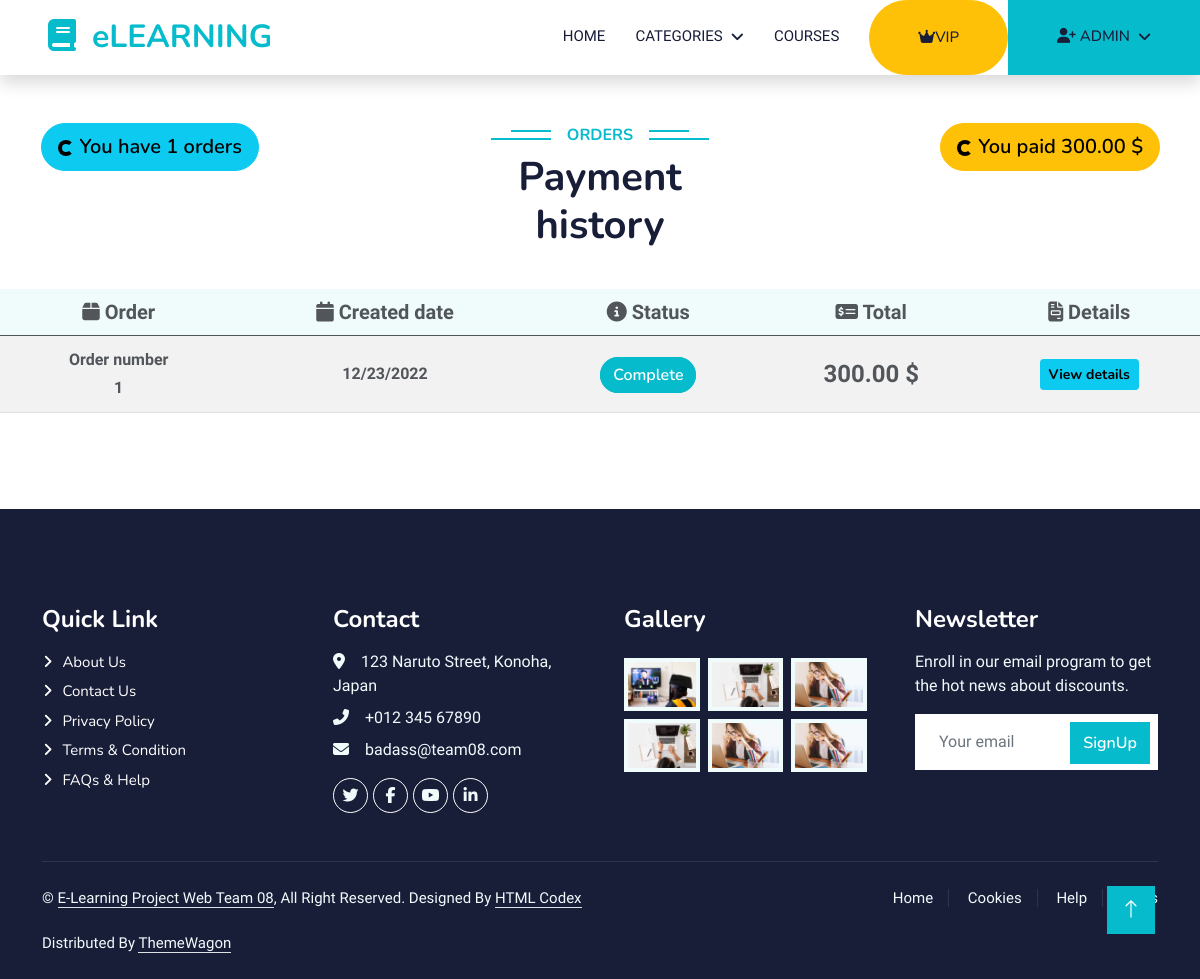
Screenshot of /order/payment_history/ (signed in) with the database file from the repository.
### account/models.py (models this page shows, shortened)
class Account(AbstractBaseUser):
    first_name = models.CharField(max_length=255)
    last_name = models.CharField(max_length=255)
    username = models.CharField(max_length=50, unique=True)
    email = models.EmailField(unique=True)
    phone = models.CharField(max_length=255)
    birth_date = models.DateField(null=True, blank=True)
    subscription_expired = models.DateField(null=True, blank=True)
    image = ResizedImageField(
        upload_to="account/profile_pics/", null=True, blank=True, quality=100, default='account/profile_pics/doras.png')
    is_admin = models.BooleanField(default=False)
    is_active = models.BooleanField(default=False)
    is_staff = models.BooleanField(default=False)
    is_superadmin = models.BooleanField(default=False)
    USERNAME_FIELD = 'username'
    REQUIRED_FIELDS = ['email', 'first_name', 'last_name']
    objects = MyAccountManager()
    def full_name(self):
        return self.first_name + " " + self.last_name
    def on_subscription(self):
        if self.subscription_expired and self.subscription_expired > datetime.date.today():
            return True
        else:
            return False

### order/models.py (models this page shows, shortened)
class Order(models.Model):
    PAYMENT_STATUS_PENDING = 'P'
    PAYMENT_STATUS_COMPLETE = 'C'
    PAYMENT_STATUS_FAILED = 'F'
    PAYMENT_STATUS_CHOICES = [
        (PAYMENT_STATUS_PENDING, 'Pending'),
        (PAYMENT_STATUS_COMPLETE, 'Complete'),
        (PAYMENT_STATUS_FAILED, 'Failed')
    ]
    placed_at = models.DateTimeField(auto_now_add=True)
    total = models.DecimalField(max_digits=8, decimal_places=2,
                                validators=[MinValueValidator(0)], blank=True, null=True)
    payment_status = models.CharField(
        max_length=1, choices=PAYMENT_STATUS_CHOICES, default=PAYMENT_STATUS_PENDING)
    user = models.ForeignKey(Account, on_delete=models.CASCADE)
    def get_payment_status(self):
        return self.get_payment_status_display()
    def get_order_details(self):
        return self.orderdetail_set.all()

### order/views.py (the view)
# urls.py: path('payment_history/', views.payment_history, name='payment_history'),
@login_required
def payment_history(request, total_paid=0):
    orders = Order.objects.filter(user=request.user)
    for order in orders:
        total_paid += order.total
    context = {
        'orders': orders,
        'total_paid': total_paid
    }
    return render(request, 'order/payment_history.html', context=context)

### course/context_processors.py (called while the page is built)
def menu_links(request):
    links = Category.objects.all()
    return dict(links=links)

### order/models.py (called while the page is built)
    def get_subscription_type(self):
        return self.get_subscription_type_display() + str(' Subscription')

### templates/order/payment_history.html (shortened to what this page needs)
{% extends 'base.html' %} {% load static %} {% block content %}
<div class="container-fluid py-5">
  <div
    class="text-center wow fadeInUp row justify-content-between"
    data-wow-delay="0.1s"
  >
    <div class="col-md-3">
      <button class="btn btn-info btn-lg rounded-pill">
        <span class="spinner-border spinner-border-sm"></span>
        You have {{orders.count}} orders
      </button>
    </div>
    <div class="col-md-3">
      <h6 class="section-title bg-white text-center text-primary px-3">
        Orders
      </h6>
      <h1 class="mb-4">Payment history</h1>
    </div>
    <div class="col-md-3">
      <button class="btn btn-warning btn-lg rounded-pill">
        <span class="spinner-border spinner-border-sm"></span>
        You paid {{total_paid}} $
      </button>
    </div>
    <table
      class="table table-striped table-responsive align-middle mb-0 bg-white mt-3"
    >
      <thead class="bg-light text-center fs-5">
        <tr>
          <th><i class="fa-solid fa-box"></i> Order</th>
          <th><i class="fa-solid fa-calendar"></i> Created date</th>
          <th><i class="fa-solid fa-circle-info"></i> Status</th>
          <th><i class="fa-solid fa-money-check-dollar"></i> Total</th>
          <th><i class="fa-sharp fa-solid fa-file-invoice"></i> Details</th>
        </tr>
      </thead>
      <tbody class="text-center">
        {% for order in orders %}
        <tr>
          <td>
            <p class="fw-bold m-1">Order number</p>
            <p class="fw-bold m-1">{{forloop.counter}}</p>
          </td>
          <td>
            <p class="fw-semi-bold m-1 fw-5">
              {{order.placed_at|date:"SHORT_DATE_FORMAT"}}
            </p>
          </td>
          <td>
            <span
              class="btn {% if order.get_payment_status == 'Complete' %} btn-primary {% elif order.get_payment_status == 'Pending' %} btn-warning {% else %} btn-danger {% endif %} rounded-pill d-inline m-1"
              >{{order.get_payment_status}}</span
            >
          </td>
          <td class="fw-semi-bold fs-4">{{order.total}} $</td>
          <td>
            <button
              type="button"
              class="btn btn-info btn-rounded btn-sm fw-bold"
              data-mdb-ripple-color="dark"
              data-bs-toggle="modal"
              data-bs-target="#mymodal{{order.id}}"
            >
              View details
            </button>
          </td>
        </tr>
        {% endfor %}
      </tbody>
    </table>
  </div>
</div>
{% endblock content %}

### templates/includes/navbar.html (shortened to what this page needs)
{% load static %}
<nav
  class="navbar navbar-expand-lg bg-white navbar-light shadow sticky-top p-0"
>
  <a
    href="{% url 'home' %}"
    class="navbar-brand d-flex align-items-center px-4 px-lg-5"
  >
    <h2 class="m-0 text-primary"><i class="fa fa-book me-3"></i>eLEARNING</h2>
  </a>
  <div class="collapse navbar-collapse" id="navbarCollapse">
    <div class="navbar-nav ms-auto p-4 p-lg-0 text-center">
      <a
        href="{% url 'home' %}"
        class="nav-item nav-link {% if request.resolver_match.url_name == 'home' %} active {% endif %}"
        >Home</a
      >
      <div class="nav-item dropdown">
        <a href="#" class="nav-link dropdown-toggle" data-bs-toggle="dropdown"
          >Categories</a
        >
      </div>
      <a
        href="{% url 'course' %}"
        class="nav-item nav-link {% if request.resolver_match.url_name == 'course' %} active {% endif %}"
        >Courses</a
      >
      {% if request.user.on_subscription == True %}
      <button
        href="#"
        class="nav-link btn btn-warning rounded-pill my-3 my-lg-0 py-4 px-lg-5 me-0 d-lg-block"
      >
        <i class="fa-solid fa-crown"> </i>VIP
      </button>
      {% endif %} {% if user.is_authenticated %}
      <div class="nav-item dropdown">
        <a
          href="#"
          class="nav-link dropdown-toggle btn btn-primary py-4 px-lg-5 d-lg-block me-0"
          data-bs-toggle="dropdown"
          ><i class="fa-solid fa-user-plus"></i> {{user.first_name}}</a
        >
      </div>
      {% else %}
      <a
        href="{% url 'signup' %}"
        class="nav-link btn btn-primary py-4 px-lg-5 d-lg-block me-0"
        >Join Now<i class="fa fa-arrow-right ms-3"></i
      ></a>
      {% endif %}
    </div>
  </div>
</nav>

### static/general/css/style.css (style rules this page uses)
:root { --primary: #06bbcc; --light: #f0fbfc; --dark: #181d38; }
a { color: white; }
.fw-semi-bold { font-weight: 700 !important; }
.btn { font-family: "Nunito", sans-serif; font-weight: 600; transition: 0.5s; }
.btn.btn-primary, .btn.btn-secondary { color: #ffffff; }
.navbar .dropdown-toggle::after { border: none; content: "\f107"; font-family: "Font Awesome 5 Free"; font-weight: 900; vertical-align: middle; margin-left: 8px; }
.navbar-light .navbar-nav .nav-link { margin-right: 30px; padding: 25px 0; color: #ffffff; font-size: 15px; text-transform: uppercase; outline: none; }
.navbar-light .navbar-brand, .navbar-light a.btn { height: 75px; }
.navbar-light .navbar-nav .nav-link { color: var(--dark); font-weight: 500; }
.navbar-light.sticky-top { top: -100px; transition: 0.5s; }
.section-title { position: relative; display: inline-block; text-transform: uppercase; }
.section-title::before { position: absolute; content: ""; width: calc(100% + 80px); height: 2px; top: 4px; left: -40px; background: var(--primary); z-index: -1; }
.section-title::after { position: absolute; content: ""; width: calc(100% + 120px); height: 2px; bottom: 5px; left: -60px; background: var(--primary); z-index: -1; }

### rows the page displays
Account: first_name "ADMIN"
Order: placed_at "12/23/2022", get_payment_status "Complete", total "300.00"

### other values shown
{{ orders.count }} "1"
{{ total_paid }} "300.00"
